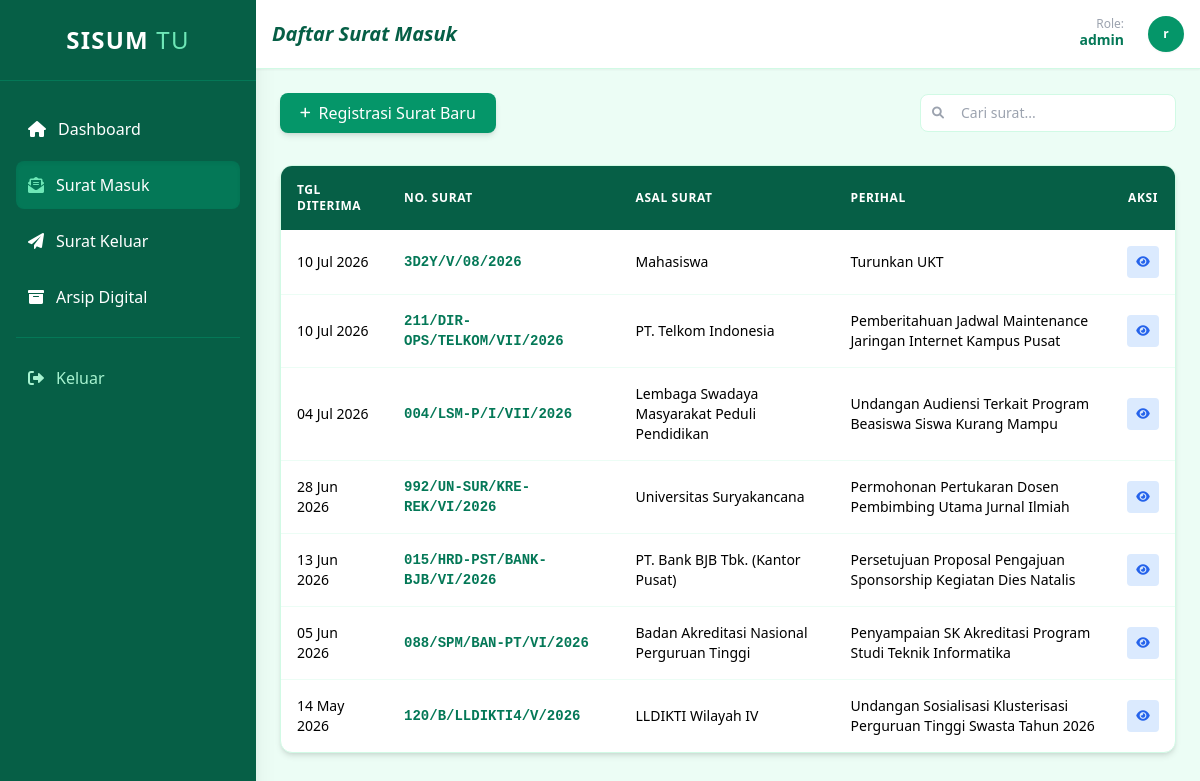
/surat-masuk.php (signed in), run on the app's committed database.
### tables this page shows
CREATE TABLE `surat_masuk` (
  `id_surat_masuk` int(11) NOT NULL,
  `no_agenda` varchar(50) NOT NULL,
  `no_surat` varchar(100) NOT NULL,
  `asal_surat` varchar(150) NOT NULL,
  `perihal` text NOT NULL,
  `tgl_surat` date NOT NULL,
  `tgl_terima` date NOT NULL,
  `file_surat` varchar(255) DEFAULT NULL,
  `id_user` int(11) DEFAULT NULL,
  `id_surat` int(11) GENERATED ALWAYS AS (`id_surat_masuk`) VIRTUAL
);

### surat-masuk.php (the view, shortened to what this page needs)
<?php
include "koneksi.php";
?>
<!DOCTYPE html>
<html lang="id">
<head>
    <script src="https://cdn.tailwindcss.com"></script>
    <link rel="stylesheet" href="https://cdnjs.cloudflare.com/ajax/libs/font-awesome/6.0.0/css/all.min.css">
</head>
<body class="bg-emerald-50 font-sans">
    <div class="flex min-h-screen">
        <aside class="w-64 bg-emerald-800 text-white hidden md:block shadow-xl">
            <div class="p-6 text-center border-b border-emerald-700">
                <h1 class="text-2xl font-bold tracking-wider">SISUM <span class="font-light text-emerald-300">TU</span></h1>
            </div>
            <nav class="mt-6 px-4">
                <a href="index.php" class="flex items-center p-3 hover:bg-emerald-700 rounded-lg mb-2 transition">
                    <i class="fas fa-home mr-3"></i> Dashboard
                </a>
                <a href="surat-masuk.php" class="flex items-center p-3 bg-emerald-700 rounded-lg mb-2 shadow-inner">
                    <i class="fas fa-envelope-open-text mr-3 text-emerald-300"></i> Surat Masuk
                </a>
                <a href="surat-keluar.php" class="flex items-center p-3 hover:bg-emerald-700 rounded-lg mb-2 transition">
                    <i class="fas fa-paper-plane mr-3"></i> Surat Keluar
                </a>
                <a href="arsip-digital.php" class="flex items-center p-3 hover:bg-emerald-700 rounded-lg mb-2 transition">
                    <i class="fas fa-archive mr-3"></i> Arsip Digital
                </a>
                <div class="border-t border-emerald-700 my-4"></div>
                <a href="logout.php" class="flex items-center p-3 hover:bg-red-700 rounded-lg transition text-emerald-200 hover:text-white">
                    <i class="fas fa-sign-out-alt mr-3"></i> Keluar
                </a>
            </nav>
        </aside>
        <main class="flex-1">
            <header class="bg-white shadow-sm p-4 flex justify-between items-center border-b border-emerald-100">
                <div class="flex items-center">
                    <h2 class="text-xl font-bold text-emerald-800 italic">Daftar Surat Masuk</h2>
                </div>
                <div class="flex items-center space-x-4">
                    <div class="text-right mr-2">
                        <p class="text-xs text-gray-400 leading-none">Role:</p>
                        <p class="text-sm font-bold text-emerald-700"><?php echo $_SESSION['role']; ?></p>
                    </div>
                    <div class="w-9 h-9 bg-emerald-600 rounded-full flex items-center justify-center text-white text-xs font-bold shadow-sm">
                        <?php echo substr($_SESSION['nama_lengkap'], 0, 1); ?>
                    </div>
                </div>
            </header>
            <div class="p-6">
            <div class="flex flex-col md:flex-row justify-between items-center mb-4 gap-4">
                <?php if ($_SESSION['role'] !== 'staff') : ?>
                    <a href="tambah-surat-masuk.php" class="bg-emerald-600 hover:bg-emerald-700 text-white px-5 py-2 rounded-lg shadow-md transition flex items-center">
                        <i class="fas fa-plus mr-2 text-xs"></i> Registrasi Surat Baru
                    </a>
                <?php else: ?>
                    <div></div> <?php endif; ?>
                <div class="relative w-full md:w-64">
                    <span class="absolute inset-y-0 left-0 flex items-center pl-3">
                        <i class="fas fa-search text-gray-400 text-xs"></i>
                    </span>
                    <input type="text" class="pl-10 pr-4 py-2 border border-emerald-100 rounded-lg text-sm focus:ring-2 focus:ring-emerald-500 outline-none w-full" placeholder="Cari surat...">
                </div>
            </div>
                <div class="py-4">
                <div class="bg-white rounded-xl shadow-md border border-emerald-100 overflow-hidden">
                    <table class="w-full text-left">
                        <thead class="bg-emerald-800 text-white text-xs uppercase tracking-wider">
                            <tr>
                                <th class="p-4 font-semibold">Tgl Diterima</th>
                                <th class="p-4 font-semibold">No. Surat</th>
                                <th class="p-4 font-semibold">Asal Surat</th>
                                <th class="p-4 font-semibold">Perihal</th>
                                <th class="p-4 font-semibold text-center">Aksi</th>
                            </tr>
                        </thead>
                        <tbody class="divide-y divide-emerald-50">
                            <?php
                                $tampil = $koneksi->query("SELECT * FROM surat_masuk ORDER BY id_surat DESC");
                                while($data = $tampil->fetch_assoc()) :
                            ?>
                            <tr class="hover:bg-emerald-50/50 transition text-sm">
                                <td class="p-4"><?php echo date('d M Y', strtotime($data['tgl_terima'])); ?></td>
                                <td class="p-4 font-mono font-bold text-emerald-700"><?php echo $data['no_surat']; ?></td>
                                <td class="p-4"><?php echo $data['asal_surat']; ?></td>
                                <td class="p-4"><?php echo $data['perihal']; ?></td>
                                <td class="p-4">
                                    <div class="flex justify-center space-x-2">
                                        <a href="detail-surat-masuk.php?id=<?php echo $data['id_surat']; ?>"
                                           class="bg-blue-100 text-blue-600 w-8 h-8 rounded flex items-center justify-center hover:bg-blue-600 hover:text-white transition" title="Detail">
                                            <i class="fas fa-eye text-xs"></i>
                                        </a>
                                    </div>
                                </td>
                            </tr>
                            <?php endwhile; ?>
                        </tbody>
                    </table>
                </div>
            </div>
        </main>
    </div>
</body>
</html>

### data on the page
surat_masuk: tgl_terima "10 Jul 2026", no_surat "3D2Y/V/08/2026", asal_surat "Mahasiswa", perihal "Turunkan UKT"
surat_masuk: tgl_terima "10 Jul 2026", no_surat "211/DIR-OPS/TELKOM/VII/2026", asal_surat "PT. Telkom Indonesia", perihal "Pemberitahuan Jadwal Maintenance Jaringan Internet Kampus Pusat"
surat_masuk: tgl_terima "04 Jul 2026", no_surat "004/LSM-P/I/VII/2026", asal_surat "Lembaga Swadaya Masyarakat Peduli Pendidikan", perihal "Undangan Audiensi Terkait Program Beasiswa Siswa Kurang Mampu"
surat_masuk: tgl_terima "28 Jun 2026", no_surat "992/UN-SUR/KRE-REK/VI/2026", asal_surat "Universitas Suryakancana", perihal "Permohonan Pertukaran Dosen Pembimbing Utama Jurnal Ilmiah"
surat_masuk: tgl_terima "13 Jun 2026", no_surat "015/HRD-PST/BANK-BJB/VI/2026", asal_surat "PT. Bank BJB Tbk. (Kantor Pusat)", perihal "Persetujuan Proposal Pengajuan Sponsorship Kegiatan Dies Natalis"
surat_masuk: tgl_terima "05 Jun 2026", no_surat "088/SPM/BAN-PT/VI/2026", asal_surat "Badan Akreditasi Nasional Perguruan Tinggi", perihal "Penyampaian SK Akreditasi Program Studi Teknik Informatika"
surat_masuk: tgl_terima "14 May 2026", no_surat "120/B/LLDIKTI4/V/2026", asal_surat "LLDIKTI Wilayah IV", perihal "Undangan Sosialisasi Klusterisasi Perguruan Tinggi Swasta Tahun 2026"

### other printed values
$_SESSION['role'] "admin"
substr($_SESSION['nama_lengkap'], 0, 1) "r"
